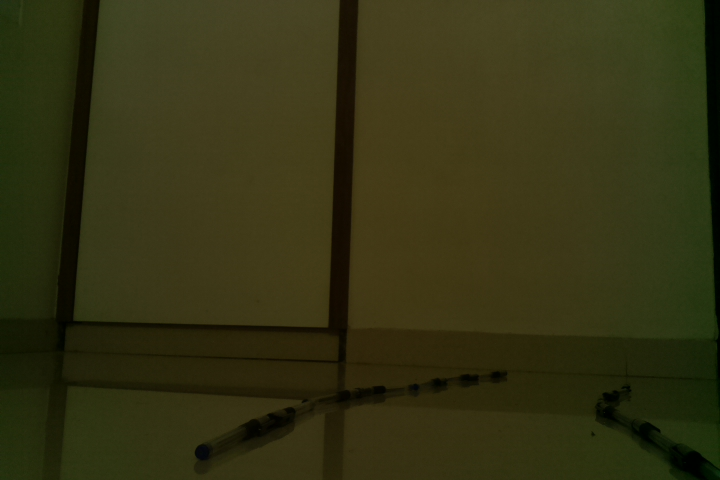
#> input picture actual_images/road1.jpg, 720 x 480 px
$ python convolution.py ../../../actual_images/road1.jpg
#> lines starting #> are read from the running program, lines starting #| are printed output that depends on the picture
import sys
from PIL import Image
import numpy as np

def convolve(T,im):
    arr = np.array(im)
    t = np.array(T)
    l = arr.shape[0] - t.shape[0] + 1
    b = arr.shape[1] - t.shape[1] + 1
    new_arr = np.zeros(arr.shape)

    for i in range(l):
        for j in range(b):
            new_arr[i][j] = np.sum(t*arr[i:i+t.shape[0],j:j+t.shape[1]])
    return new_arr

im = Image.open(sys.argv[1])
#> im is the input picture: PIL image 720x480 RGB; mean R, G, B 50.9, 49.8, 19
im = im.convert('L')
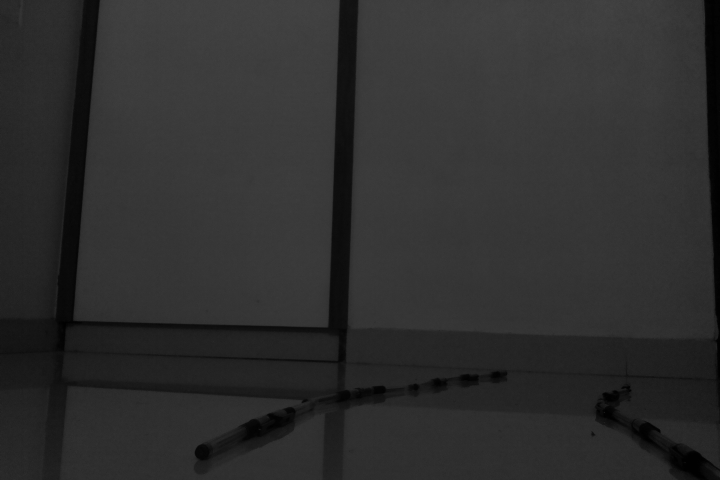
#> im: PIL image 720x480 L; min 0, max 68, mean 46.6
#Cool convolutions to try
"""
-1-1-1
-1 8-1
-1-1-1
"""
"""
-1-1-1-1-1
-1 1 1 1-1
-1 1 8 1-1
-1 1 1 1-1
-1-1-1-1-1
"""
"""
-2 1-2
 1 4 1
-2 1-2
"""
T = [[1,2,1],[2,0,-2],[-1,-2,-1]]
new = convolve(T,im)
#> after the loop in convolve, `for i in range(l):`:
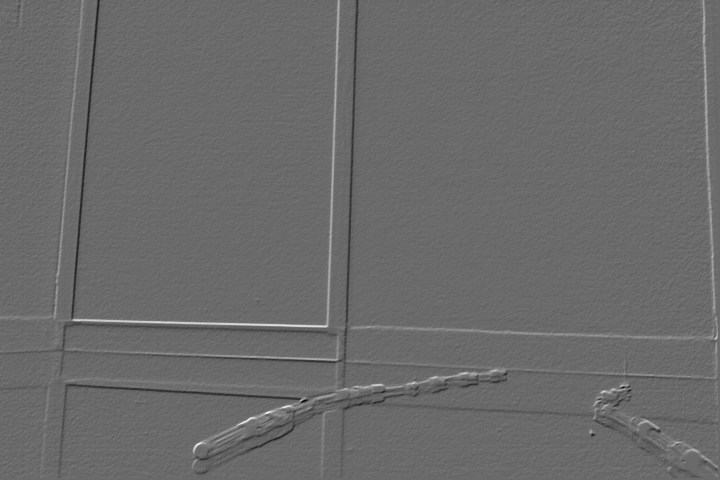
#> new_arr: shape (480, 720) float64; min -139, max 193, mean 0.4; drawn with min black and max white
new = Image.fromarray(255*new/np.max(new))
print('Convolution:\n',np.array(T))
#| Convolution:
#|  [[ 1  2  1]
#|  [ 2  0 -2]
#|  [-1 -2 -1]]
im.show()
print('original:',im.size)
#| original: (720, 480)
new.show()
print('convolved:',new.size)
#| convolved: (720, 480)

$ run again, on actual_images/road3.jpg
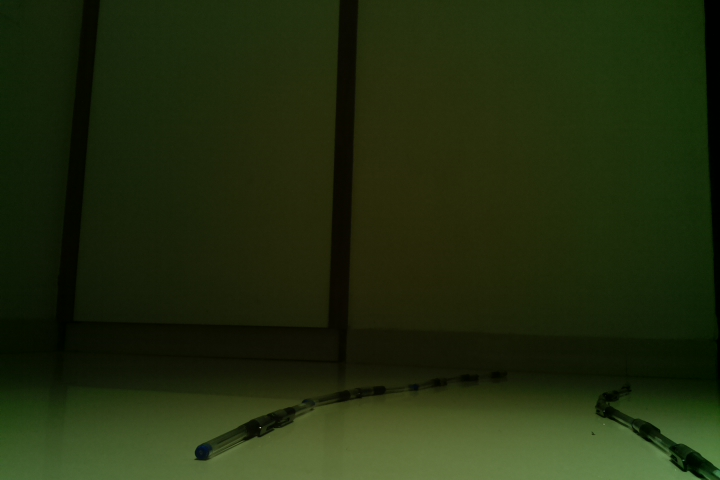
#> input picture actual_images/road3.jpg, 720 x 480 px
#> im is the input picture: PIL image 720x480 RGB; mean R, G, B 32.7, 43.9, 14.1
#> `im = im.convert('L')`:
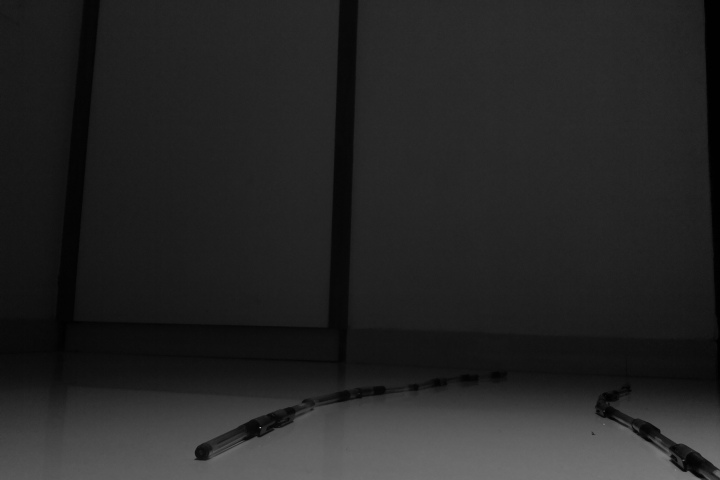
#> im: PIL image 720x480 L; min 0, max 167, mean 37.1
#> after the loop in convolve, `for i in range(l):`:
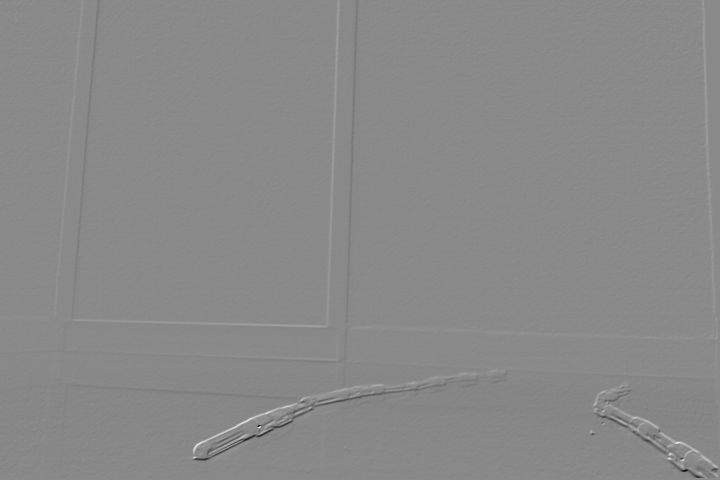
#> new_arr: shape (480, 720) float64; min -448, max 382, mean -1; drawn with min black and max white
#| Convolution:
#|  [[ 1  2  1]
#|  [ 2  0 -2]
#|  [-1 -2 -1]]
#| original: (720, 480)
#| convolved: (720, 480)

$ run again, on actual_images/road4.jpg
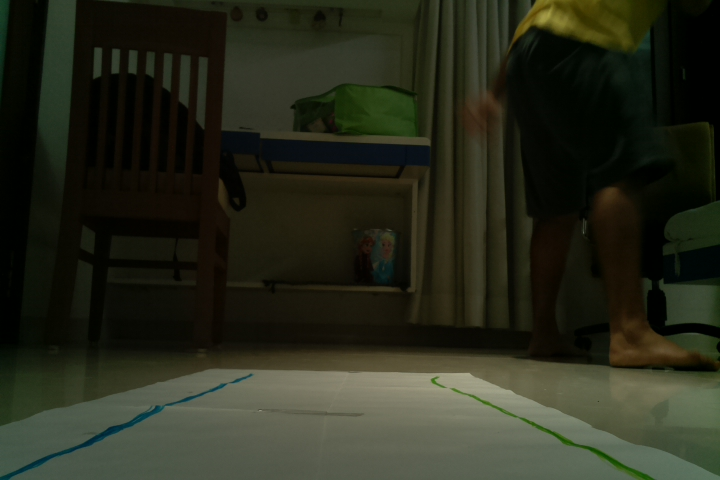
#> input picture actual_images/road4.jpg, 720 x 480 px
#> im is the input picture: PIL image 720x480 RGB; mean R, G, B 39.3, 41.7, 27.4
#> `im = im.convert('L')`:
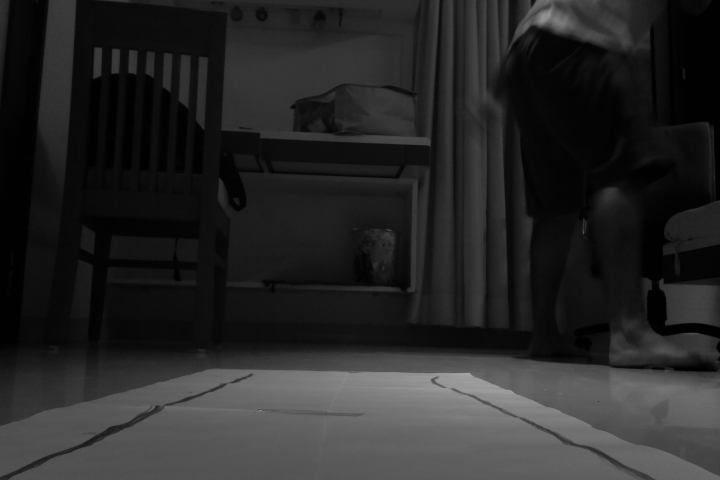
#> im: PIL image 720x480 L; min 0, max 163, mean 39.4
#> after the loop in convolve, `for i in range(l):`:
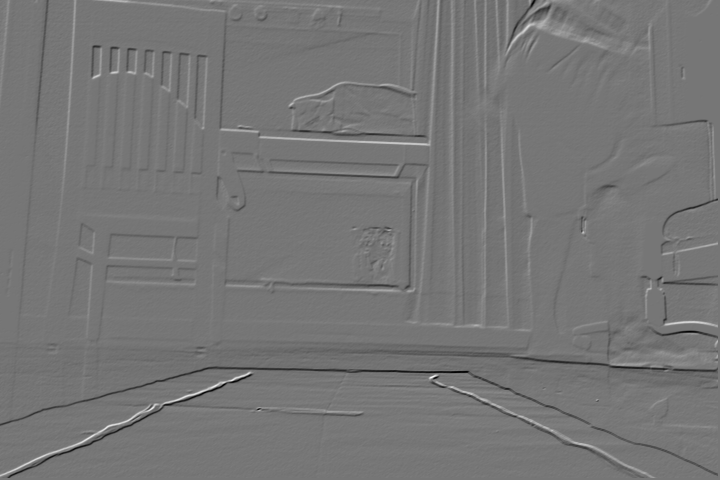
#> new_arr: shape (480, 720) float64; min -291, max 336, mean -0.8; drawn with min black and max white
#| Convolution:
#|  [[ 1  2  1]
#|  [ 2  0 -2]
#|  [-1 -2 -1]]
#| original: (720, 480)
#| convolved: (720, 480)

$ run again, on actual_images/road5.jpg
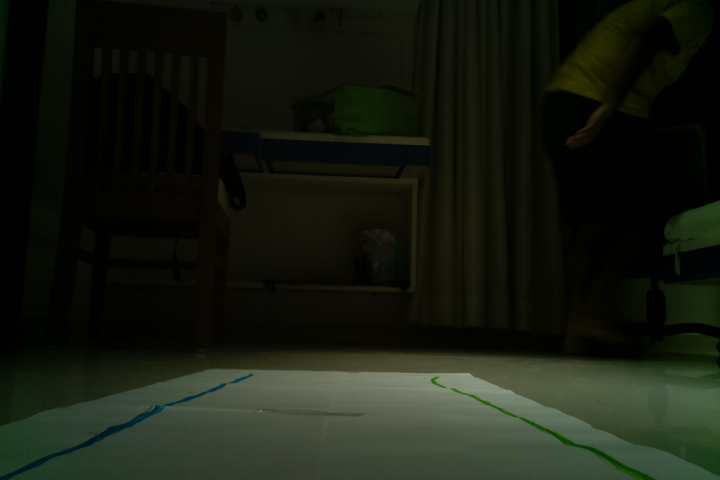
#> input picture actual_images/road5.jpg, 720 x 480 px
#> im is the input picture: PIL image 720x480 RGB; mean R, G, B 22.7, 27.5, 16.8
#> `im = im.convert('L')`:
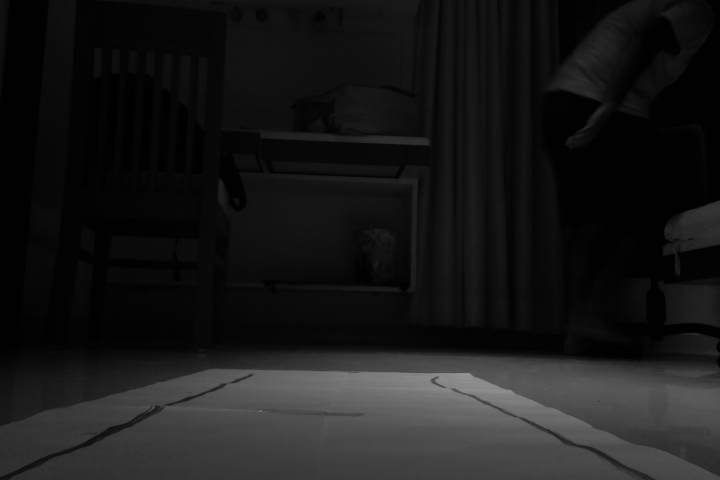
#> im: PIL image 720x480 L; min 0, max 150, mean 24.9
#> after the loop in convolve, `for i in range(l):`:
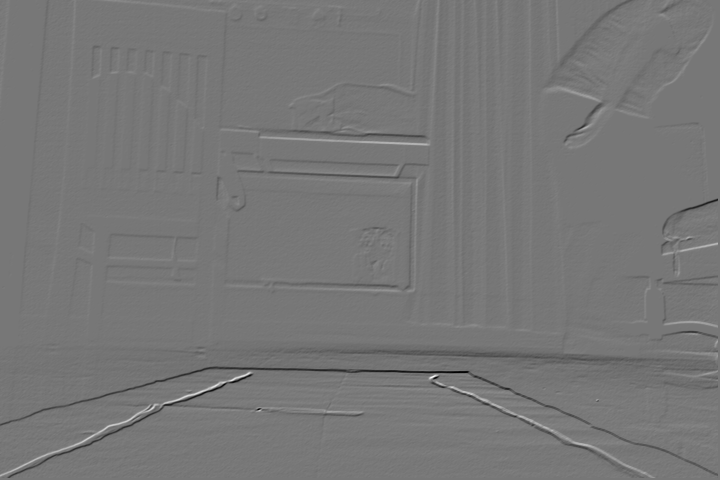
#> new_arr: shape (480, 720) float64; min -274, max 311, mean -0.8; drawn with min black and max white
#| Convolution:
#|  [[ 1  2  1]
#|  [ 2  0 -2]
#|  [-1 -2 -1]]
#| original: (720, 480)
#| convolved: (720, 480)
